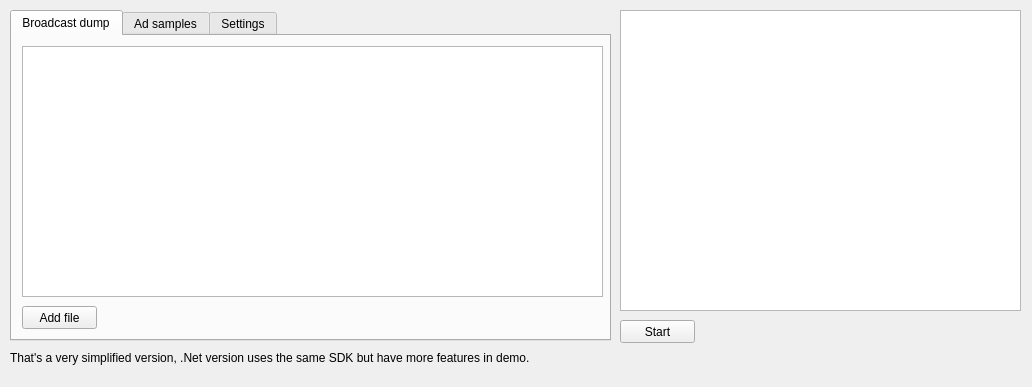
<?xml version="1.0" encoding="UTF-8"?>
<ui version="4.0">
 <class>MainWindow</class>
 <widget class="QMainWindow" name="MainWindow">
  <property name="geometry">
   <rect>
    <x>0</x>
    <y>0</y>
    <width>1032</width>
    <height>387</height>
   </rect>
  </property>
  <property name="windowTitle">
   <string>VisioForge Media Monitoring Tool LITE (QT)</string>
  </property>
  <widget class="QWidget" name="centralWidget">
   <widget class="QTabWidget" name="tabWidget">
    <property name="geometry">
     <rect>
      <x>10</x>
      <y>10</y>
      <width>601</width>
      <height>331</height>
     </rect>
    </property>
    <property name="currentIndex">
     <number>0</number>
    </property>
    <widget class="QWidget" name="tab">
     <attribute name="title">
      <string>Broadcast dump</string>
     </attribute>
     <widget class="QPushButton" name="btAddBroadcastFile">
      <property name="geometry">
       <rect>
        <x>10</x>
        <y>270</y>
        <width>75</width>
        <height>23</height>
       </rect>
      </property>
      <property name="text">
       <string>Add file</string>
      </property>
     </widget>
     <widget class="QPlainTextEdit" name="edBroadcasts">
      <property name="geometry">
       <rect>
        <x>10</x>
        <y>10</y>
        <width>581</width>
        <height>251</height>
       </rect>
      </property>
      <property name="plainText">
       <string/>
      </property>
     </widget>
    </widget>
    <widget class="QWidget" name="tab_2">
     <attribute name="title">
      <string>Ad samples</string>
     </attribute>
     <widget class="QPlainTextEdit" name="edAdSamples">
      <property name="geometry">
       <rect>
        <x>10</x>
        <y>10</y>
        <width>581</width>
        <height>251</height>
       </rect>
      </property>
      <property name="plainText">
       <string/>
      </property>
     </widget>
     <widget class="QPushButton" name="btAddAdFile">
      <property name="geometry">
       <rect>
        <x>10</x>
        <y>270</y>
        <width>75</width>
        <height>23</height>
       </rect>
      </property>
      <property name="text">
       <string>Add file</string>
      </property>
     </widget>
    </widget>
    <widget class="QWidget" name="tab_3">
     <attribute name="title">
      <string>Settings</string>
     </attribute>
    </widget>
   </widget>
   <widget class="QPlainTextEdit" name="edResults">
    <property name="geometry">
     <rect>
      <x>620</x>
      <y>10</y>
      <width>401</width>
      <height>301</height>
     </rect>
    </property>
   </widget>
   <widget class="QPushButton" name="btStart">
    <property name="geometry">
     <rect>
      <x>620</x>
      <y>320</y>
      <width>75</width>
      <height>23</height>
     </rect>
    </property>
    <property name="text">
     <string>Start</string>
    </property>
   </widget>
   <widget class="QLabel" name="label">
    <property name="geometry">
     <rect>
      <x>10</x>
      <y>350</y>
      <width>691</width>
      <height>16</height>
     </rect>
    </property>
    <property name="text">
     <string>&lt;html&gt;&lt;head/&gt;&lt;body&gt;&lt;p&gt;That's a very simplified version, .Net version uses the same SDK but have more features in demo.&lt;/p&gt;&lt;/body&gt;&lt;/html&gt;</string>
    </property>
   </widget>
  </widget>
 </widget>
 <layoutdefault spacing="6" margin="11"/>
 <resources/>
 <connections/>
</ui>
